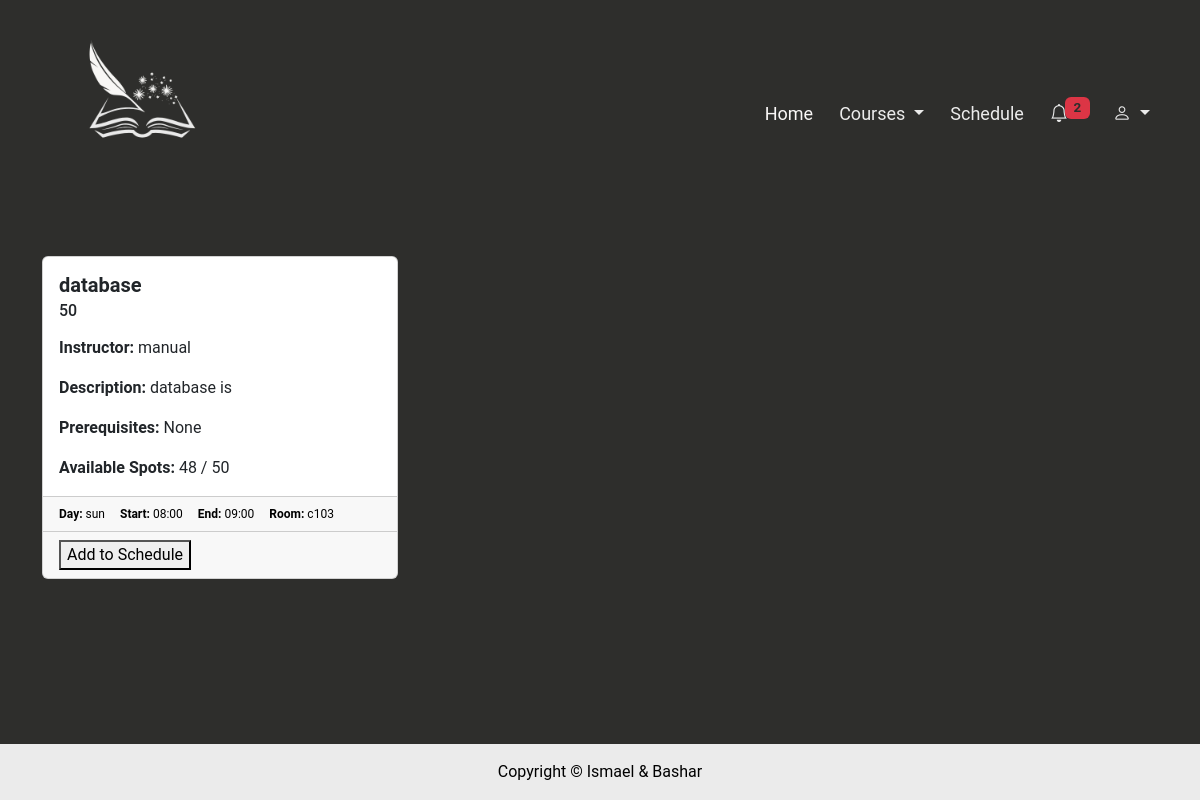
Page /completedPre/ (signed in) on the committed database.
### registration/models.py (models this page shows, shortened)
class Courses(models.Model):
    course_code = models.CharField(max_length=20, primary_key=True)
    course_name = models.CharField(max_length=150, null=False)
    description = models.CharField(max_length=300, null=False)
    prerequisites = models.ForeignKey('self', on_delete=models.CASCADE, null=True, blank=True)
    instructor_name = models.CharField(max_length=150, null=False)
    capacity = models.IntegerField(null=False)
    schedule = models.ForeignKey(CourseSchedules, on_delete=models.CASCADE, blank=True)

class CourseSchedules(models.Model):
    courseSchedule_Id = models.AutoField(primary_key=True)
    days = models.CharField(max_length=30, null=False)
    startTime = models.TimeField(null=False)
    endTime = models.TimeField(null=False)
    roomNo = models.CharField(max_length=30, null=False)

### registration/views.py (the view)
# urls.py: path('completedPre/', views.completedPre, name='completedPre'),
@user_passes_test(user_in_group2)
@login_required
def completedPre(request):
    if not request.user.is_authenticated:
        return redirect('login')
    try:
        student = request.user.students
    except Students.DoesNotExist:
        return redirect('login')
    notifications = Notification.objects.all()
    completedPreres = Courses.objects.filter(prerequisites__studentsreg__student=student, prerequisites__studentsreg__completed=True) | Courses.objects.filter(prerequisites__isnull=True)
    for completedPrere in completedPreres:
        completedPrere.available_spots = completedPrere.capacity - completedPrere.studentsreg_set.count()
    return render(request, 'completedPrerequisites.html', {'completedPreres': completedPreres,'notifications': notifications})

### registration/views.py (called while the page is built)
def user_in_group2(user):
    return user.groups.filter(name='student').exists()

### registration/templates/completedPrerequisites.html (shortened to what this page needs)
{% extends 'master.html' %}
{% block content %}
<h1 class="completedPer" > Completed <span>Prerequisites</span></h1>
<div class="row row-cols-1 row-cols-md-3 g-4 mt-4 mb-5">
    {% for completedPrere in completedPreres %}
    <div class="col">
        <div class="card card-back h-100">
            {% load static %}
            <div class="card-body">
                <h5 class="card-title"><strong>{{ completedPrere.course_name }}</strong></h5>
                <h6 class="card-subtitle mb-3">{{ completedPrere.course_code }}</h6>
                <p class="card-text"><strong>Instructor:</strong> {{ completedPrere.instructor_name }}</p>
                <p class="card-text"><strong>Description:</strong> {{ completedPrere.description }}</p>
                <p class="card-text"><strong>Prerequisites:</strong> {{ completedPrere.prerequisites }}</p>
                <p class="card-text"><strong>Available Spots:</strong> {{ completedPrere.available_spots }} / {{ completedPrere.capacity }}</p>
            </div>
            <div class="card-footer">
                <small class="d-flex justify-content-start">
                        <span style="margin-right: 15px; font-size: 12px;color: black;"><strong>Day:</strong> {{ completedPrere.schedule.days }}</span>
                        <span style="margin-right: 15px; font-size: 12px;color: black;"><strong>Start:</strong> {{ completedPrere.schedule.startTime|time:"H:i" }}</span>
                        <span style="margin-right: 15px; font-size: 12px;color: black;"><strong>End:</strong> {{ completedPrere.schedule.endTime|time:"H:i" }}</span>
                        <span style="margin-right: 15px; font-size: 12px;color: black;"><strong>Room:</strong> {{ completedPrere.schedule.roomNo }}</span>
                </small>
            </div>
            <div class="card-footer">
                <form action="{% url 'completedPreAddToSchedule' %}" method="POST">
    <button class="addSchedule" type="submit">Add to Schedule</button>
</form>
            </div>
        </div>
    </div>
    {% empty %}
    <div class="col-md-12 noCourses">
        <p>No completed prerequisites courses found. <a class="link" href="{% url 'courses' %}">Show all courses</a></p>
    </div>
    {% endfor %}
</div>
{% endblock %}

### static/css/styles.css (style rules this page uses)
body { background-color: #2E2E2C !important; font-family: 'Roboto', sans-serif; color: white; margin: 0; padding: 0; }

### rows in the picture
Courses: course_name "database", course_code "50", instructor_name "manual", description "database is", prerequisites "None", available_spots "48", capacity "50", schedule.days "sun", schedule.startTime "08:00", schedule.endTime "09:00", schedule.roomNo "c103"

### other values in the picture
{{ notifications|length }} "2"
